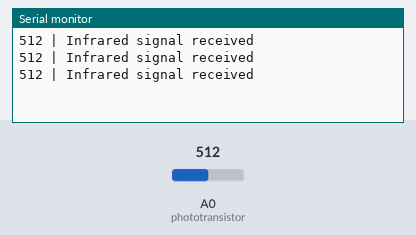
The sketch below on a simulated Arduino Uno, built with avr-gcc and run on an emulated ATmega328P. Shown: the last lines printed to the serial monitor. Inputs (shaded band) come from the test bench; at power-on: A0 (phototransistor) = 512.

Above: at 1.3 s.
1.4 s: A0 (phototransistor) set to 888
At 1.9 s:
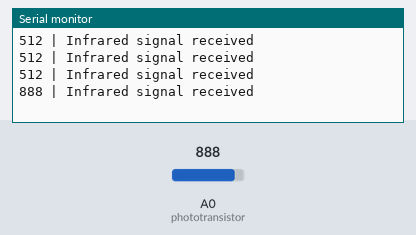
2.9 s: A0 (phototransistor) set to 918
At 3.4 s:
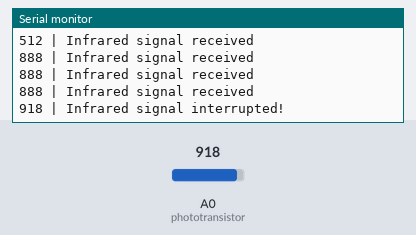

The sketch:

ir_simple_analog.ino
```cpp
/*******************************************************************
 * Electrical scheme: https://github.com/romildodcm/arduino-ir/blob/main/electrical_scheme/circuit.png
 * Complete project on GitHub: https://github.com/romildodcm/arduino-ir
 * Author: Romildo C Marques
********************************************************************/

const int phototransistor = A0, // Phototransistor analog input pin
          signal_limit = 900;   // Limit for not interrupted
int measurement = 0;            // The measurement ¯\_(ツ)_/¯

void setup()
{
    Serial.begin(9600); // Beguin the serial
    pinMode(phototransistor, INPUT); // Sensor input setup
}

void loop()
{
    // Read the analog signal from phototransistor
    measurement = analogRead(phototransistor);
    // Signal serial output
    Serial.print(measurement);

    // Detects the interruption by the predefined limit
    if (measurement < signal_limit)
    {
        Serial.println(" | Infrared signal received");
    }
    else
    {
        Serial.println(" | Infrared signal interrupted!");
    }

    delay(500);
}
```

Measured:
- the behaviour switches between 899 and 900 on A0 (phototransistor) (found by bisection; images 1 and 2)
- after the input at 1.4 s, the serial monitor: prints a new line after 0.10 s (image 1)
- after the input at 2.9 s, the serial monitor: prints a new line after 0.10 s (image 2)
